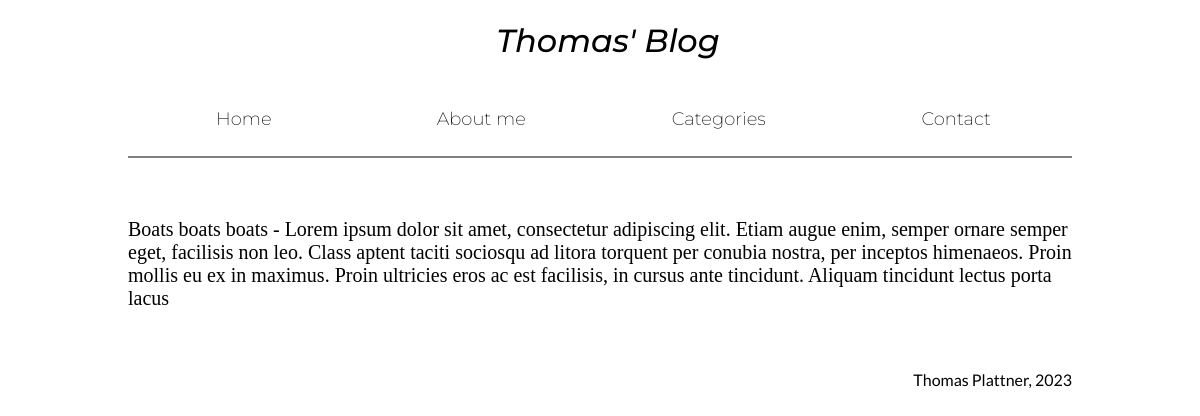
The app's page /blog/planes, older data.
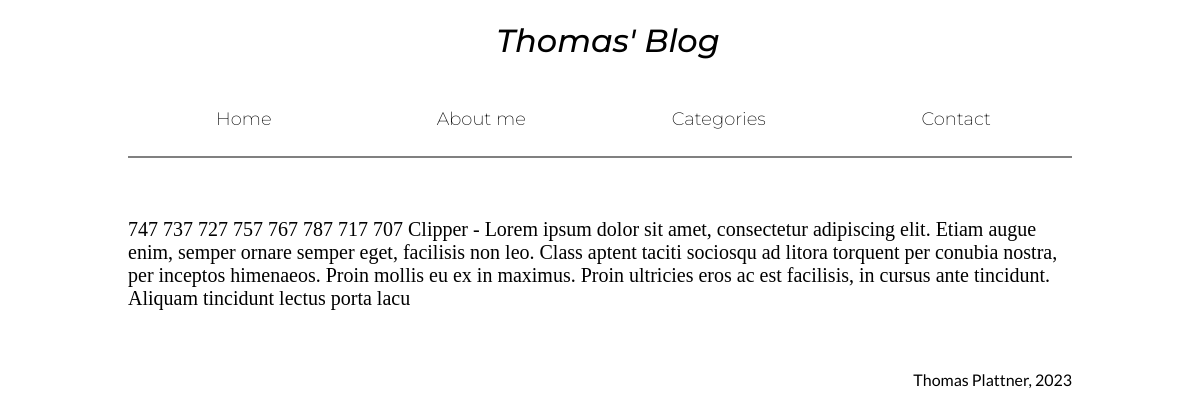
The same page, newer data.
### app/articles/models.py (models this page shows)
class Article(db.Model, CRUDMixin):
    __tablename__ = 'article'
    id = db.Column(db.Integer, primary_key=True)
    title = db.Column(db.String(80), unique=True)
    icon = db.Column(db.String(30))
    text = db.Column(db.String(20000))
    date = db.Column(db.DateTime, nullable=False, default=datetime.utcnow)
    image_name = db.Column(db.String(30))  #needed? How does naming work?
    image_alt = db.Column(db.String(80))
    user_id = db.Column(db.Integer, db.ForeignKey('user.id', name='fk_user_id'))
    article_categories = db.relationship('ArticleCategory', backref='article', lazy=True)

### app/articles/routes.py (the view)
@blueprint.route('/blog/<slug>')
def blog(slug):
    blogs = Article.query.all()
    for article in blogs:
        if slug.title() == article.title:
            text = article.text
            print(text)
            return render_template('articles/article_template.html', text=text)
            break
    else:
        message = "Sorry, we couldn't find the article about " + slug + " :( "
        return render_template('/base.html', message=message)

### app/templates/articles/article_template.html (shortened to what this page needs)
{% extends 'base.html' %}
{% block main %}
    {{ text }}
{% endblock %}

Row changes from the older to the newer data that the page shows:
no longer on this page (row edited): Article: text "Boats boats boats - Lorem ipsum dolor sit amet, consectetur adipiscing elit. Etiam augue enim, semper ornare semper eget, facilisis non leo. Class aptent taciti sociosqu ad litora torquent per conubia nostra, per inceptos himenaeos. Proin mollis eu ex in maximus. Proin ultricies eros ac est facilisis, in cursus ante tincidunt. Aliquam tincidunt lectus porta lacus"
now on this page (row edited): Article: text "747 737 727 757 767 787 717 707 Clipper - Lorem ipsum dolor sit amet, consectetur adipiscing elit. Etiam augue enim, semper ornare semper eget, facilisis non leo. Class aptent taciti sociosqu ad litora torquent per conubia nostra, per inceptos himenaeos. Proin mollis eu ex in maximus. Proin ultricies eros ac est facilisis, in cursus ante tincidunt. Aliquam tincidunt lectus porta lacu"
